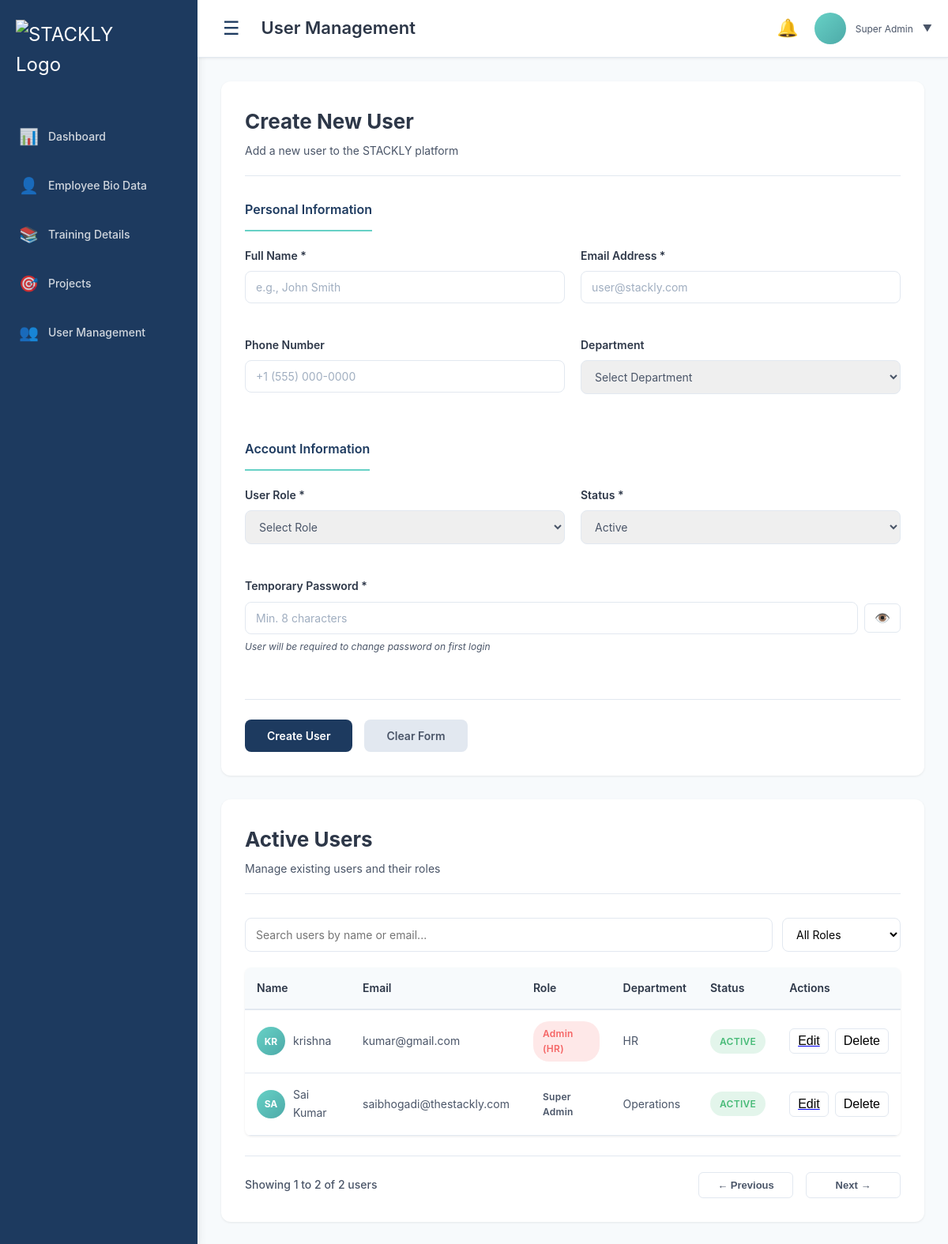
The app's page /users/ (signed in) with its own data.
### employee_app/models.py (models this page shows, shortened)
class CustomUser(AbstractUser):
    username = None
    email = models.EmailField(_('email address'), unique=True)
    ROLE_CHOICES = (
        ('super_admin', 'Super Admin'),
        ('admin', 'Admin (HR)'),
        ('scrum_master', 'Scrum Master'),
        ('trainer', 'Trainer'),
    )
    DEPARTMENT_CHOICES = (
        ('software-dev', 'Software Development'),
        ('hr', 'HR'),
        ('finance', 'Finance'),
        ('operations', 'Operations'),
        ('training', 'Training & Development'),
        ('', 'Not Specified'),
    )
    STATUS_CHOICES = (
        ('active', 'Active'),
        ('inactive', 'Inactive'),
    )
    full_name = models.CharField(max_length=255, blank=True)
    phone = models.CharField(max_length=20, blank=True, null=True)
    department = models.CharField(max_length=50, choices=DEPARTMENT_CHOICES, blank=True)
    role = models.CharField(max_length=20, choices=ROLE_CHOICES)
    status = models.CharField(max_length=10, choices=STATUS_CHOICES, default='active')
    permissions = models.JSONField(default=dict, blank=True)
    USERNAME_FIELD = 'email'
    REQUIRED_FIELDS = []
    objects = CustomUserManager()

### employee_app/views.py (the view)
# urls.py: path('users/', users_manager, name='users_manager'),
@login_required
def users_manager(request):
    if not has_permission(request.user, 'users', 'view'):
        return HttpResponse('Access Denied', status=403)
    users = CustomUser.objects.all().order_by('-date_joined')
    return render(request, 'employee_app/users_manager.html', {'users': users})

### employee_app/context_processors.py (called while the page is built)
def notifications_context(request):
    if request.user.is_authenticated:
        unread_count = request.user.notifications.filter(is_read=False).count()
    else:
        unread_count = 0
    return {
        'unread_notifications': unread_count,
    }

### employee_app/utils.py (called while the page is built)
def has_permission(user, module, action='view'):
    if user.is_superuser or user.role == 'super_admin':
        return True
    if not user.is_authenticated:
        return False
    permissions = user.permissions or ROLE_PERMISSIONS.get(user.role, {})
    return permissions.get(module, {}).get(action, False)

### employee_app/templates/employee_app/users_manager.html (shortened to what this page needs)
{% extends 'employee_app/base.html' %}
{% block page_title %}User Management{% endblock %}
{% block content %}
<div class="content-area">
    <div class="content-card">
        <div class="card-header">
            <h2>Create New User</h2>
            <p class="card-subtitle">Add a new user to the STACKLY platform</p>
        </div>
        <form class="user-creation-form" method="POST" action="{% url 'employee_app:create_user' %}">
            <div class="form-section">
                <h3 class="section-title">Personal Information</h3>
                <div class="form-row">
                    <div class="form-group">
                        <label for="userName">Full Name *</label>
                        <input type="text" id="userName" name="full_name"
                               placeholder="e.g., John Smith" required>
                    </div>
                    <div class="form-group">
                        <label for="userEmail">Email Address *</label>
                        <input type="email" id="userEmail" name="email"
                               placeholder="user@stackly.com" required>
                    </div>
                </div>
                <div class="form-row">
                    <div class="form-group">
                        <label for="userPhone">Phone Number</label>
                        <input type="tel" id="userPhone" name="phone"
                               placeholder="+1 (555) 000-0000">
                    </div>
                    <div class="form-group">
                        <label for="department">Department</label>
                        <select id="department" name="department">
                            <option value="">Select Department</option>
                        </select>
                    </div>
                </div>
            </div>
            <div class="form-section">
                <h3 class="section-title">Account Information</h3>
                <div class="form-row">
                    <div class="form-group">
                        <label for="userRole">User Role *</label>
                        <select id="userRole" name="role" required onchange="updatePermissionsUI()">
                            <option value="">Select Role</option>
                        </select>
                    </div>
                    <div class="form-group">
                        <label for="status">Status *</label>
                        <select id="status" name="status" required>
                            <option value="active">Active</option>
                        </select>
                    </div>
                </div>
                <div class="form-row">
                    <div class="form-group">
                        <label for="password">Temporary Password *</label>
                        <div class="password-input-group">
                            <input type="password" id="password" name="password"
                                   placeholder="Min. 8 characters" required>
                            <button type="button" class="toggle-password"
                                    onclick="togglePasswordVisibility()">👁️</button>
                        </div>
                        <small class="help-text">
                            User will be required to change password on first login
                        </small>
                    </div>
                </div>
            </div>
            <div class="form-actions">
                <button type="submit" class="btn btn-primary">Create User</button>
                <button type="reset" class="btn btn-secondary">Clear Form</button>
            </div>
        </form>
    </div>
    <div class="content-card" style="margin-top: 30px;">
        <div class="card-header">
            <h2>Active Users</h2>
            <p class="card-subtitle">Manage existing users and their roles</p>
        </div>
        <div class="list-controls">
            <input type="text" id="searchUsers"
                   placeholder="Search users by name or email..."
                   class="search-input">
            <select id="roleFilter" class="role-filter">
                <option value="">All Roles</option>
            </select>
        </div>
        <div class="table-container">
            <div class="table-wrapper">
                <table class="users-table">
                    <thead>
                        <tr>
                            <th>Name</th>
                            <th>Email</th>
                            <th>Role</th>
                            <th>Department</th>
                            <th>Status</th>
                            {% if request.user.is_superuser or request.user.role == 'super_admin' %}
                            <th>Actions</th>
                            {% endif %}
                        </tr>
                    </thead>
                    <tbody id="usersTableBody">
                        {% for user in users %}
                        <tr>
                            <td>
                                <div class="user-cell">
                                    <div class="user-avatar">
                                        {{ user.full_name|slice:":2"|upper|default:"NA" }}
                                    </div>
                                    <span>{{ user.full_name|default:"-" }}</span>
                                </div>
                            </td>
                            <td>{{ user.email }}</td>
                            <td>
                                <span class="role-badge {{ user.role }}">
                                    {{ user.get_role_display }}
                                </span>
                            </td>
                            <td>{{ user.get_department_display|default:"-" }}</td>
                            <td>
                                <span class="status-badge {{ user.status|lower }}">
                                    {{ user.get_status_display }}
                                </span>
                            </td>
                            <td>
                                {% if request.user.is_superuser or request.user.role == 'super_admin' %}
                                <div class="action-buttons">
                                    <a href="{% url 'employee_app:edit_user' user.id %}">
                                        <button class="action-btn edit-btn">Edit</button>
                                    </a>
                                    <button class="action-btn delete-btn"
                                            data-user-id="{{ user.id }}">Delete</button>
                                </div>
                                {% endif %}
                            </td>
                        </tr>
                        {% empty %}
                        <tr>
                            <td colspan="6" style="text-align:center;">No users found</td>
                        </tr>
                        {% endfor %}
                    </tbody>
                </table>
            </div>
        </div>
        <div class="pagination-container">
            <div class="pagination-info">
                Showing <span id="startRecord">1</span> to
                <span id="endRecord">10</span> of
                <span id="totalRecords">0</span> users
            </div>
            <div class="pagination-controls">
                <button class="pagination-btn" onclick="loadPreviousPage()">← Previous</button>
                <button class="pagination-btn" onclick="loadNextPage()">Next →</button>
            </div>
        </div>
    </div>
</div>
{% endblock %}

### employee_app/templates/employee_app/base.html (shortened to what this page needs)
{% load static %}
<!DOCTYPE html>
<html lang="en">
<head>
     <link rel="stylesheet" href="{% static 'css/styles.css' %}">
</head>
<body class="dashboard-page">
    <div class="dashboard-wrapper">
        <aside class="sidebar">
            <div class="sidebar-logo">
                <img src="{% static 'images/logo.png' %}" alt="STACKLY Logo" class="sidebar-logo-image">
            </div>
            <nav class="sidebar-menu">
                <ul>
                    <li>
                        <a href="{% url 'employee_app:dashboard' %}" class="menu-item" data-page="dashboard">
                            <span class="menu-icon">📊</span>
                            <span class="menu-text">Dashboard</span>
                        </a>
                    </li>
                    <li>
                        <a href="{% url 'employee_app:biodata_list' %}" class="menu-item" data-page="biodata">
                            <span class="menu-icon">👤</span>
                            <span class="menu-text">Employee Bio Data</span>
                        </a>
                    </li>
                    <li>
                        <a href="{% url 'employee_app:training' %}" class="menu-item" data-page="training">
                            <span class="menu-icon">📚</span>
                            <span class="menu-text">Training Details</span>
                        </a>
                    </li>
                    <li>
                        <a href="{% url 'employee_app:projects' %}" class="menu-item" data-page="project">
                            <span class="menu-icon">🎯</span>
                            <span class="menu-text">Projects</span>
                        </a>
                    </li>
                     <li>
                        <a href="{% url 'employee_app:users_manager' %}" class="menu-item" data-page="users">
                            <span class="menu-icon">👥</span>
                            <span class="menu-text">User Management</span>
                        </a>
                    </li>
                </ul>
            </nav>
        </aside>
        <div class="main-content">
            <header class="top-navbar">
                <div class="navbar-left">
                    <h3>
                        <button class="sidebar-toggle" onclick="toggleSidebar()">☰</button>
                    </h3>
                    <h3 class="page-title">{% block page_title %}Dashboard{% endblock %}</h3>
                </div>
                <div class="navbar-right">
                <div class="notification-bell" id="notificationBell">
                    <span class="bell-icon">🔔</span>
                </div>
                    <div class="profile-dropdown">
                        <div class="profile-circle">
                        </div>
                        <div class="profile-info">
                            <p class="profile-role">{{ user.get_role_display }}</p>
                        </div>
                        <span class="dropdown-arrow">▼</span>
                    </div>
                </div>
            </header>
            {% block content %}
            {% endblock %}
        </div>
    </div>
</body>
</html>

### records on screen
CustomUser: role "Super Admin", full_name "SA", full_name "Sai Kumar", email "saibhogadi@thestackly.com", department "Operations", status "ACTIVE"
CustomUser: full_name "KR", full_name "krishna", email "kumar@gmail.com", role "Admin (HR)", department "HR", status "ACTIVE"
